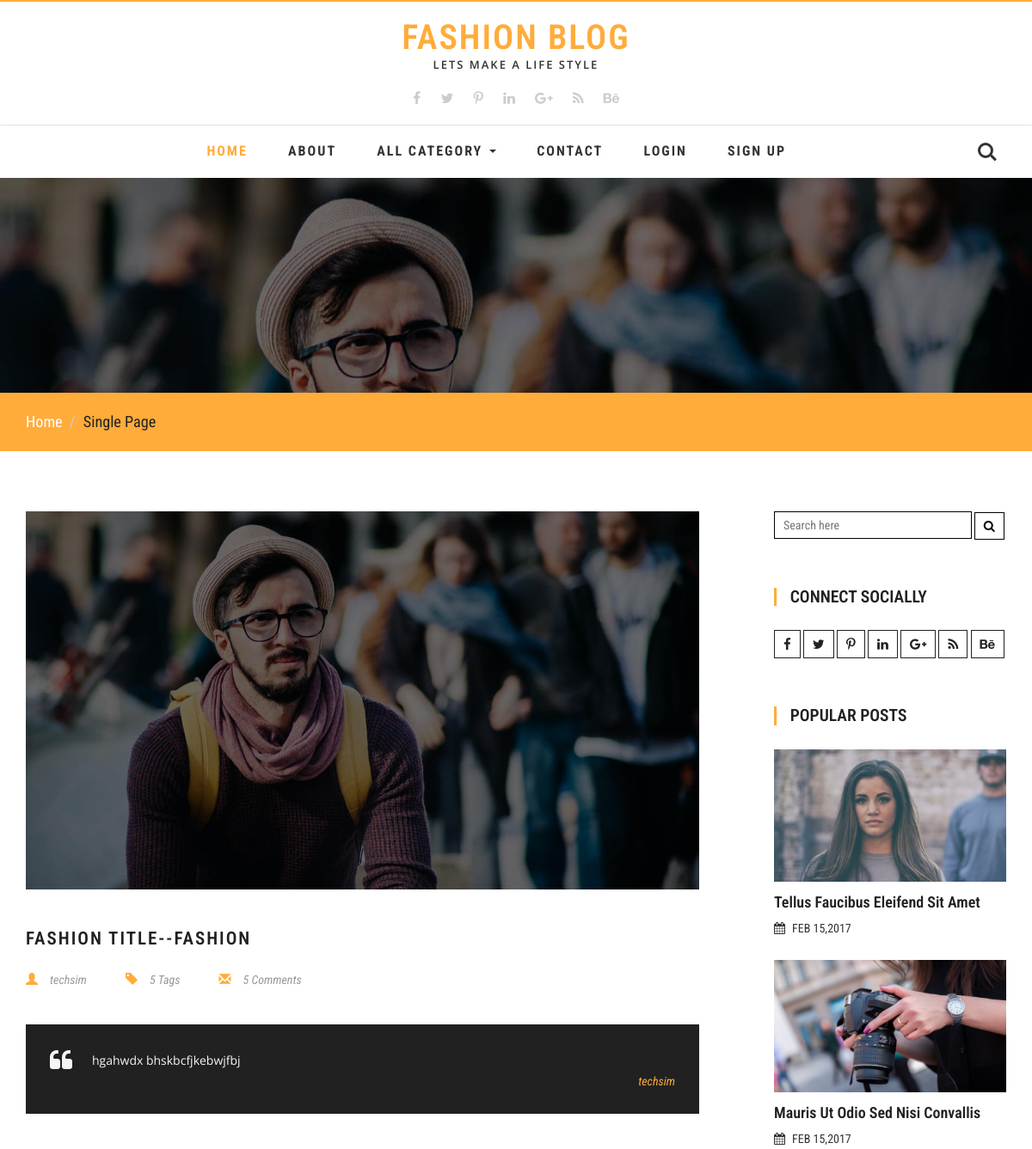
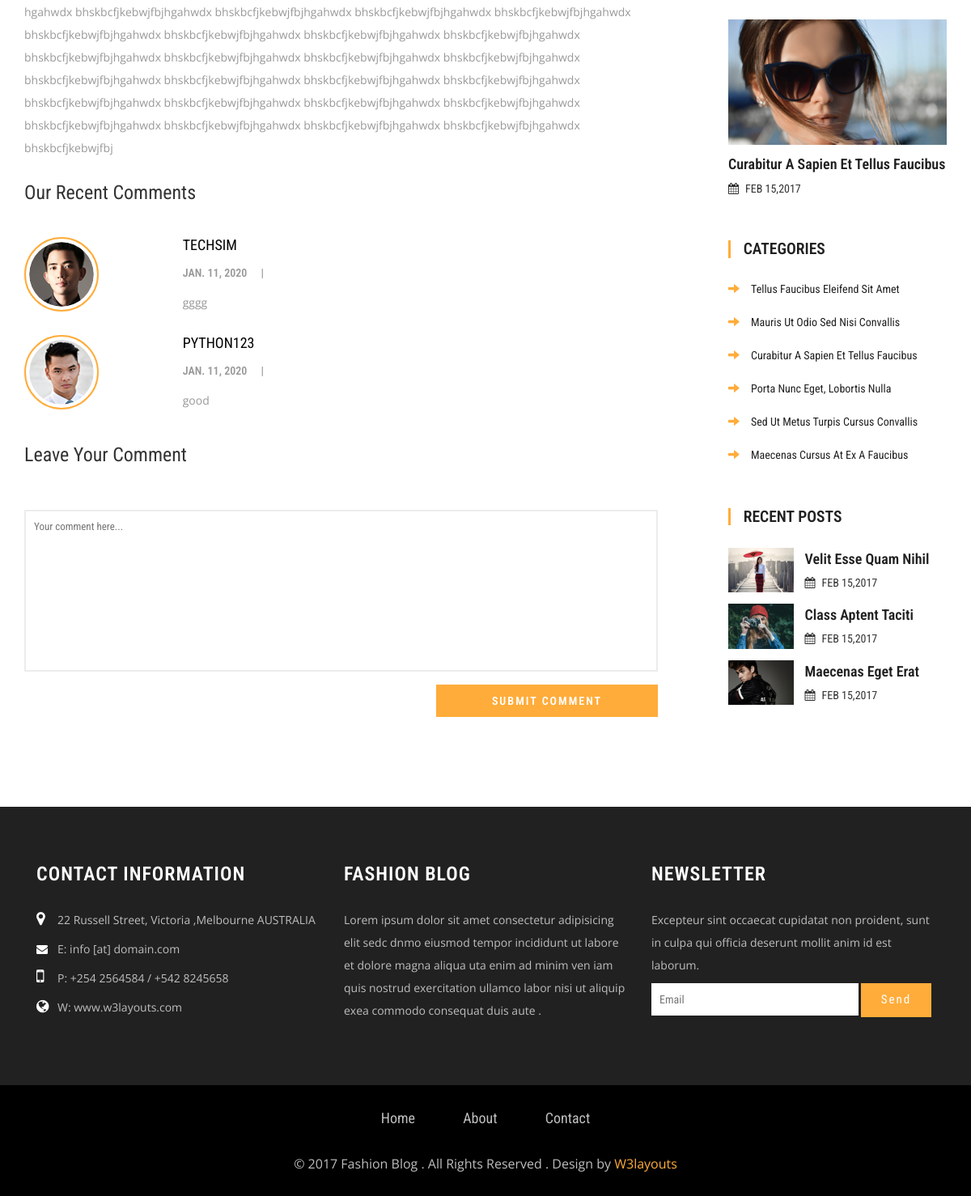
Screenshot of /blog_detail/1 with the database file from the repository (2 pictures, top to bottom).
### Blog/models.py (models this page shows, shortened)
class Post(models.Model):
    cat = models.ForeignKey(Category,on_delete=models.CASCADE,null=True)
    usr = models.ForeignKey(User,on_delete=models.CASCADE,null=True)
    title = models.CharField(max_length=200,null=True)
    image = models.FileField(null=True)
    date = models.DateField(null=True)
    short_des = models.TextField(null=True)
    long_des = models.TextField(null=True)

class Category(models.Model):
    name = models.CharField(max_length=100,null=True)

class LikeComment(models.Model):
    post_data = models.ForeignKey(Post,on_delete=models.CASCADE,null=True)
    usr = models.ForeignKey(User,on_delete=models.CASCADE,null=True)
    like = models.BooleanField(default=False)
    comment = models.TextField(null=True)
    date = models.DateField(null=True)

class User_detail(models.Model):
    usr = models.ForeignKey(User,on_delete=models.CASCADE,null=True)
    image = models.FileField(null=True)

### Blog/views.py (the view)
# urls.py: path('blog_detail/<int:bid>',Blog_detail,name='detail'),
def Blog_detail(request,bid):
    blog_data = Post.objects.get(id = bid)
    d = {"allcat": All_category(),"detail":blog_data}
    return render(request,'singlepage.html',d)

### Blog/views.py (called while the page is built)
def All_category():
    all_cat = Category.objects.all()
    return all_cat

### Blog/templates/singlepage.html (shortened to what this page needs)
{% extends 'base.html' %}
	{% load static %}
{% block body %}
	<div class="agile-banner">
	</div>
	<div class="breadcrumbs">
		<div class="container">
			<ol class="breadcrumb breadcrumb1 animated wow slideInLeft" data-wow-delay=".5s">
				<li><a href="index.html">Home</a></li>
				<li class="active">Single Page</li>
			</ol>
		</div>
	</div>
	<div class="container">
		<div class="banner-btm-agile">
			<div class="col-md-9 btm-wthree-left">
				<div class="single-left">
				<div class="single-left1">
					<img src="{{ detail.image.url }}" alt=" " class="img-responsive" />
					<h3>{{ detail.title }}--{{ detail.cat.name }}</h3>
					<ul>
						<li><span class="glyphicon glyphicon-user" aria-hidden="true"></span><a href="#">{{ detail.usr.username }}</a></li>
						<li><span class="glyphicon glyphicon-tag" aria-hidden="true"></span><a href="#">5 Tags</a></li>
						<li><span class="glyphicon glyphicon-envelope" aria-hidden="true"></span><a href="#">5 Comments</a></li>
					</ul>
					<div class="admin">
					<p>{{ detail.short_des }}</p>
					<a href="#"><i>{{ detail.usr.username }}</i></a>
				</div>
					<p>{{ detail.long_des }}</p></div>
				<div class="comments">
					<h3>Our Recent Comments</h3>
					<div class="comments-grids">
						{% for i in detail.likecomment_set.all %}
						{% if i.comment %}
						<div class="comments-grid">
							<div class="comments-grid-left">
								<img src="{{ i.usr.user_detail_set.first.image.url }}" alt=" " class="img-responsive" />
							</div>
							<div class="comments-grid-right">
								<h4><a href="#">{{ i.usr.username }}</a></h4>
								<ul>
									<li>{{ i.date }} <i>|</i></li>
								</ul>
								<p>{{ i.comment }}</p></div>
							<div class="clearfix"> </div>
						</div>
						{% endif %}
						{% endfor %}
					</div>
				</div>
				<div class="leave-coment-form">
					<h3>Leave Your Comment</h3>
					<form action="{% url 'comment' detail.id  %}" method="post">
						<textarea name="Message" placeholder="Your comment here..." required=""></textarea>
						<div class="w3_single_submit">
							<input type="submit" value="Submit Comment" >
						</div>
					</form>
				</div>
			</div>
			</div>
			<div class="col-md-3 w3agile_blog_left">
				<div class="wthreesearch">
							<form action="#" method="post">
								<input type="search" name="Search" placeholder="Search here" required="">
								<button type="submit" class="btn btn-default search" aria-label="Left Align">
									<i class="fa fa-search" aria-hidden="true"></i>
								</button>
							</form>
				</div>
				<div class="agileinfo_calender">
				<h3>CONNECT SOCIALLY</h3>
				<div class="w3ls-social-icons-1">
					<a class="facebook" href="#"><i class="fa fa-facebook"></i></a>
					<a class="twitter" href="#"><i class="fa fa-twitter"></i></a>
					<a class="pinterest" href="#"><i class="fa fa-pinterest-p"></i></a>
					<a class="linkedin" href="#"><i class="fa fa-linkedin"></i></a>
					<a class="linkedin" href="#"><i class="fa fa-google-plus"></i></a>
					<a class="linkedin" href="#"><i class="fa fa-rss"></i></a>
					<a class="linkedin" href="#"><i class="fa fa-behance"></i></a>
				</div>
				</div>
				<div class="w3ls_popular_posts">
					<h3>Popular Posts</h3>
					<div class="agileits_popular_posts_grid">
						<div class="w3agile_special_deals_grid_left_grid">
							<a href="singlepage.html"><img src="{% static 'images/p1.jpg' %}" class="img-responsive" alt="" /></a>
						</div>
						<h4><a href="singlepage.html">Tellus Faucibus Eleifend Sit Amet</a></h4>
						<h5><i class="fa fa-calendar" aria-hidden="true"></i>FEB 15,2017</h5>
					</div>
					<div class="agileits_popular_posts_grid">
						<div class="w3agile_special_deals_grid_left_grid">
								<a href="singlepage.html"><img src="{% static 'images/p2.jpg' %}" class="img-responsive" alt="" /></a>
							</div>
						<h4><a href="singlepage.html">Mauris Ut Odio Sed Nisi Convallis</a></h4>
						<h5><i class="fa fa-calendar" aria-hidden="true"></i>FEB 15,2017</h5>
					</div>
					<div class="agileits_popular_posts_grid">
						<div class="w3agile_special_deals_grid_left_grid">
								<a href="singlepage.html"><img src="{% static 'images/p3.jpg' %}" class="img-responsive" alt="" /></a>
						</div>
						<h4><a href="singlepage.html">Curabitur A Sapien Et Tellus Faucibus</a></h4>
						<h5><i class="fa fa-calendar" aria-hidden="true"></i>FEB 15,2017</h5>
					</div>
				</div>
				<div class="w3l_categories">
					<h3>Categories</h3>
					<ul>
						<li><a href="singlepage.html"><span class="glyphicon glyphicon-arrow-right" aria-hidden="true"></span>tellus faucibus eleifend sit amet</a></li>
						<li><a href="singlepage.html"><span class="glyphicon glyphicon-arrow-right" aria-hidden="true"></span>Mauris ut odio sed nisi convallis</a></li>
						<li><a href="singlepage.html"><span class="glyphicon glyphicon-arrow-right" aria-hidden="true"></span>Curabitur a sapien et tellus faucibus</a></li>
						<li><a href="singlepage.html"><span class="glyphicon glyphicon-arrow-right" aria-hidden="true"></span>porta nunc eget, lobortis nulla</a></li>
						<li><a href="singlepage.html"><span class="glyphicon glyphicon-arrow-right" aria-hidden="true"></span>Sed ut metus turpis cursus convallis</a></li>
						<li><a href="singlepage.html"><span class="glyphicon glyphicon-arrow-right" aria-hidden="true"></span>Maecenas cursus at ex a faucibus</a></li>
					</ul>
				</div>
			<div class="w3ls_recent_posts">
					<h3>Recent Posts</h3>
					<div class="agileits_recent_posts_grid">
						<div class="agileits_recent_posts_gridl">
							<div class="w3agile_special_deals_grid_left_grid">
									<a href="singlepage.html"><img src="{% static 'images/r1.jpg' %}" class="img-responsive" alt="" /></a>
								</div>
						</div>
						<div class="agileits_recent_posts_gridr">
							<h4><a href="singlepage.html">velit esse quam nihil</a></h4>
							<h5><i class="fa fa-calendar" aria-hidden="true"></i>FEB 15,2017</h5>
						</div>
						<div class="clearfix"> </div>
					</div>
					<div class="agileits_recent_posts_grid">
						<div class="agileits_recent_posts_gridl">
							<div class="w3agile_special_deals_grid_left_grid">
									<a href="singlepage.html"><img src="{% static 'images/r2.jpg' %}" class="img-responsive" alt="" /></a>
								</div>
						</div>
						<div class="agileits_recent_posts_gridr">
							<h4><a href="singlepage.html">Class aptent taciti </a></h4>
							<h5><i class="fa fa-calendar" aria-hidden="true"></i>FEB 15,2017</h5>
						</div>
						<div class="clearfix"> </div>
					</div>
					<div class="agileits_recent_posts_grid">
						<div class="agileits_recent_posts_gridl">
							<div class="w3agile_special_deals_grid_left_grid">
									<a href="singlepage.html"><img src="{% static 'images/r3.jpg' %}" class="img-responsive" alt="" /></a>
								</div>
						</div>
						<div class="agileits_recent_posts_gridr">
							<h4><a href="singlepage.html">Maecenas eget erat </a></h4>
							<h5><i class="fa fa-calendar" aria-hidden="true"></i>FEB 15,2017</h5>
						</div>
						<div class="clearfix"> </div>
					</div>
				</div>
			</div>
			<div class="clearfix"></div>
		</div>
	</div>
	{% endblock %}

### Blog/templates/base.html (shortened to what this page needs)
<!DOCTYPE html>
<html lang="en">
<head>
	{% load static %}
<link href="{% static 'css/font-awesome.min.css' %}" rel="stylesheet" type="text/css" media="all" />
<link href="{% static 'css/bootstrap.min.css' %}" rel="stylesheet" type="text/css" media="all" />
<link href="{% static 'css/style.css' %}" rel="stylesheet" type="text/css" media="all" />
<link rel="stylesheet" href="{% static 'css/flexslider.css' %}" type="text/css" media="screen" property="" />
<link href="{% static 'css/skdslider.css' %}" rel="stylesheet">
</head>
<body>
	<header>
		<div class="w3layouts-top-strip">
			<div class="container">
				<div class="logo">
					<h1><a href="index.html">Fashion Blog</a></h1>
					<p>lets make a Life style</p>
				</div>
				<div class="w3ls-social-icons">
					<a class="facebook" href="#"><i class="fa fa-facebook"></i></a>
					<a class="twitter" href="#"><i class="fa fa-twitter"></i></a>
					<a class="pinterest" href="#"><i class="fa fa-pinterest-p"></i></a>
					<a class="linkedin" href="#"><i class="fa fa-linkedin"></i></a>
					<a class="linkedin" href="#"><i class="fa fa-google-plus"></i></a>
					<a class="linkedin" href="#"><i class="fa fa-rss"></i></a>
					<a class="linkedin" href="#"><i class="fa fa-behance"></i></a>
				</div>
			</div>
		</div>
			<nav class="navbar navbar-default">
			  <div class="container">
				<div class="collapse navbar-collapse" id="bs-example-navbar-collapse-1">
				  <ul class="nav navbar-nav">
					<li><a class="active" href="{% url 'home' %}">Home</a></li>
					<li><a href="{% url 'about' %}">About</a></li>
					<li class="dropdown">
					  <a href="#" class="dropdown-toggle" data-toggle="dropdown" role="button" aria-haspopup="true" aria-expanded="false">All Category <span class="caret"></span></a>
					</li>
					<li><a href="contact.html">Contact</a></li>
					<li><a href="{% url 'login' %}">Login</a></li>
					<li><a href="{% url 'signup' %}">Sign Up</a></li>
				  </ul>
				</div>
				<div class="w3_agile_login">
							<div class="cd-main-header">
								<a class="cd-search-trigger" href="#cd-search"> <span></span></a>
							</div>
						</div>
						<div class="clearfix"> </div>
			  </div>
			</nav>
	</header>
{% block body %}
{% endblock %}
	<div class="footer-agile-info">
		<div class="container">
			<div class="col-md-4 w3layouts-footer">
				<h3>Contact Information</h3>
					<p><span><i class="fa fa-map-marker" aria-hidden="true"></i></span>22 Russell Street, Victoria ,Melbourne AUSTRALIA </p>
					<p><span><i class="fa fa-envelope" aria-hidden="true"></i></span><a href="#">E: info [at] domain.com</a> </p>
					<p><span><i class="fa fa-mobile" aria-hidden="true"></i></span>P: +254 2564584 / +542 8245658 </p>
					<p><span><i class="fa fa-globe" aria-hidden="true"></i></span><a href="#">W: www.w3layouts.com</a></p>
			</div>
			<div class="col-md-4 wthree-footer">
				<h2>Fashion Blog</h2>
				<p>Lorem ipsum dolor sit amet consectetur adipisicing elit sedc dnmo eiusmod tempor incididunt ut labore et dolore magna aliqua uta enim ad minim ven iam quis nostrud exercitation ullamco labor nisi ut aliquip exea commodo consequat duis aute .</p>
			</div>
			<div class="col-md-4 w3-agile">
				<h3>Newsletter</h3>
				<p>Excepteur sint occaecat cupidatat non proident, sunt in culpa qui officia deserunt mollit anim id est laborum.</p>
				<form action="#" method="post">
					<input type="email" name="Email" placeholder="Email" required="">
					<input type="submit" value="Send">
				</form>
			</div>
		</div>
	</div>
	<div class="copyright">
		<div class="container">
			<div class="w3agile-list">
				<ul>
					<li><a href="index.html">Home</a></li>
					<li><a href="about.html">About</a></li>
					<li><a href="contact.html">Contact</a></li>
				</ul>
			</div>
			<div class="agileinfo">
				<p>© 2017 Fashion Blog . All Rights Reserved . Design by <a href="http://w3layouts.com/">W3layouts</a></p>
			</div>
		</div>
	</div>
</body>
</html>

### rows the page displays
Post: image (picture), title "FASHION TITLE", cat.name "FASHION", usr.username "techsim", short_des "hgahwdx bhskbcfjkebwjfbj", long_des "hgahwdx bhskbcfjkebwjfbjhgahwdx bhskbcfjkebwjfbjhgahwdx bhskbcfjkebwjfbjhgahwdx bhskbcfjkebwjfbjhgahwdx bhskbcfjkebwjfbjhgahwdx bhskbcfjkebwjfbjhgahwdx bhskbcfjkebwjfbjhgahwdx bhskbcfjkebwjfbjhgahwdx bhskbcfjkebwjfbjhgahwdx bhskbcfjkebwjfbjhgahwdx bhskbcfjkebwjfbjhgahwdx bhskbcfjkebwjfbjhgahwdx bhskbcfjkebwjfbjhgahwdx bhskbcfjkebwjfbjhgahwdx bhskbcfjkebwjfbjhgahwdx bhskbcfjkebwjfbjhgahwdx bhskbcfjkebwjfbjhgahwdx bhskbcfjkebwjfbjhgahwdx bhskbcfjkebwjfbjhgahwdx bhskbcfjkebwjfbjhgahwdx bhskbcfjkebwjfbjhgahwdx bhskbcfjkebwjfbjhgahwdx bhskbcfjkebwjfbjhgahwdx bhskbcfjkebwjfbjhgahwdx bhskbcfjkebwjfbj"
LikeComment: usr.user_detail_set.first.image (picture), usr.username "TECHSIM", date "JAN. 11, 2020", comment "gggg"
LikeComment: usr.user_detail_set.first.image (picture), usr.username "PYTHON123", date "JAN. 11, 2020", comment "good"
